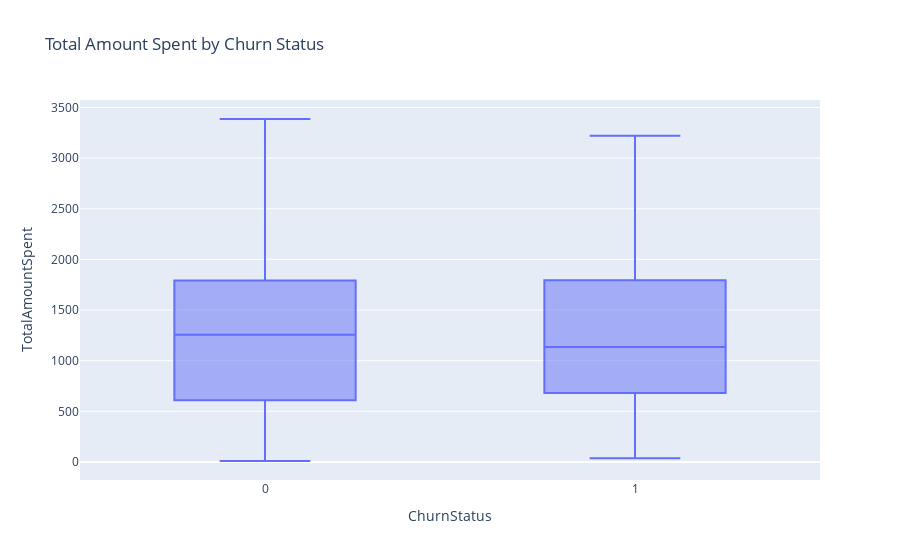

Here is the notebook cell this chart was saved with:
### Code cell
# this shows that total amount spent is not a good indicator of churn status
px.box(df, x='ChurnStatus', y='TotalAmountSpent', title='Total Amount Spent by Churn Status')

### Figure 1 — Plotly figure (JSON) as saved in the notebook; plotly's stock layout.template omitted (floating-point values rounded to 4 significant figures; data arrays with more than 128 entries replaced by an {"elided": "..."} marker saying what was removed)
{"data": [{"alignmentgroup": "True", "hovertemplate": "ChurnStatus=%{x}<br>TotalAmountSpent=%{y}<extra></extra>", "legendgroup": "", "marker": {"color": "#636efa"}, "name": "", "notched": false, "offsetgroup": "", "orientation": "v", "showlegend": false, "type": "box", "x": {"elided": "1000 int values"}, "x0": " ", "xaxis": "x", "y": {"elided": "1000 float values"}, "y0": " ", "yaxis": "y"}], "layout": {"boxmode": "group", "legend": {"tracegroupgap": 0}, "title": {"text": "Total Amount Spent by Churn Status"}, "xaxis": {"anchor": "y", "domain": [0, 1], "title": {"text": "ChurnStatus"}}, "yaxis": {"anchor": "x", "domain": [0, 1], "title": {"text": "TotalAmountSpent"}}}}
